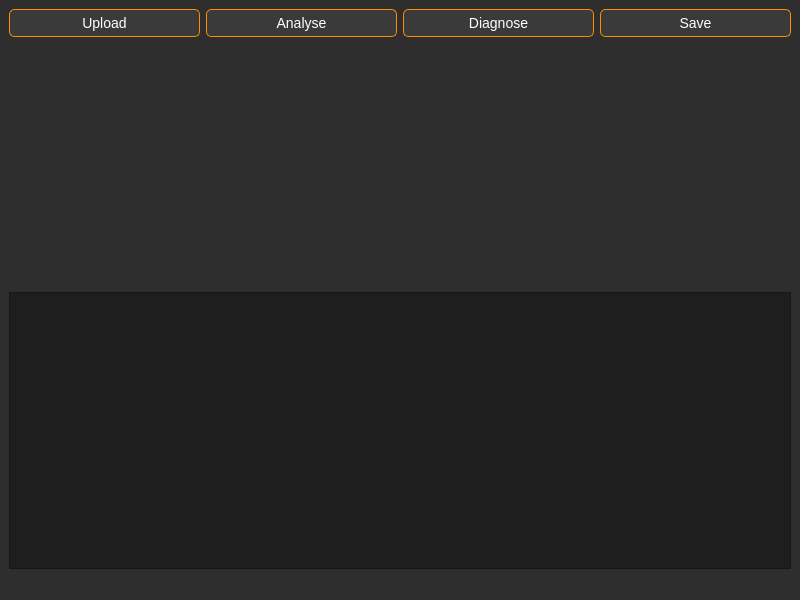
<?xml version="1.0" encoding="UTF-8"?>
<ui version="4.0">
 <class>MainWindow</class>
 <widget class="QMainWindow" name="MainWindow">
  <property name="geometry">
   <rect>
    <x>0</x>
    <y>0</y>
    <width>800</width>
    <height>600</height>
   </rect>
  </property>
  <property name="windowTitle">
   <string>MainWindow</string>
  </property>
  <property name="styleSheet">
   <string notr="true">

QWidget {
    background-color: #2E2E2E;
    color: #FFFFFF;
    font-family: Arial, sans-serif;
    font-size: 14px;
}


QTableWidget {
    background-color: #1E1E1E;
    color: #FFFFFF;
    gridline-color: #444444;
    font-family: Arial, sans-serif;
    font-size: 14px;
}

QTableWidget::item {
    border: 1px solid #444444;
    padding: 5px;
}

QTableWidget::item:selected {
    background-color: #FF8C00; /* Bright orange for selected items */
    color: #FFFFFF;
}

QHeaderView::section {
    background-color: #3A3A3A;
    color: #FFFFFF;
    padding: 5px;
    border: 1px solid #444444;
}


QPushButton {
    background-color: #3A3A3A;
    color: #FFFFFF;
    border: 1px solid #FF8C00; /* Bright orange border */
    border-radius: 5px;
    padding: 5px 10px;
    font-family: Arial, sans-serif;
    font-size: 14px;
}

QPushButton:hover {
    background-color: #FF8C00; /* Bright orange on hover */
    color: #FFFFFF;
}

QPushButton:pressed {
    background-color: #2A2A2A;
    color: #FFFFFF;
}



</string>
  </property>
  <widget class="QWidget" name="centralwidget">
   <layout class="QGridLayout" name="gridLayout">
    <item row="0" column="0">
     <layout class="QVBoxLayout" name="verticalLayout">
      <item>
       <layout class="QHBoxLayout" name="horizontalLayout">
        <item>
         <widget class="QPushButton" name="upload">
          <property name="text">
           <string>Upload</string>
          </property>
         </widget>
        </item>
        <item>
         <widget class="QPushButton" name="analyse">
          <property name="text">
           <string>Analyse</string>
          </property>
         </widget>
        </item>
        <item>
         <widget class="QPushButton" name="diagnose">
          <property name="text">
           <string>Diagnose</string>
          </property>
         </widget>
        </item>
        <item>
         <widget class="QPushButton" name="save">
          <property name="text">
           <string>Save</string>
          </property>
         </widget>
        </item>
       </layout>
      </item>
      <item>
       <widget class="QWidget" name="draw_widget" native="true"/>
      </item>
     </layout>
    </item>
    <item row="1" column="0">
     <widget class="QTableWidget" name="table_widget">
      <property name="sizePolicy">
       <sizepolicy hsizetype="Preferred" vsizetype="Preferred">
        <horstretch>0</horstretch>
        <verstretch>0</verstretch>
       </sizepolicy>
      </property>
     </widget>
    </item>
   </layout>
  </widget>
  <widget class="QMenuBar" name="menubar">
   <property name="geometry">
    <rect>
     <x>0</x>
     <y>0</y>
     <width>800</width>
     <height>22</height>
    </rect>
   </property>
  </widget>
  <widget class="QStatusBar" name="statusbar"/>
 </widget>
 <resources/>
 <connections/>
</ui>
